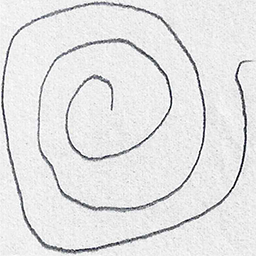
#> input picture training/healthy/V01HE02.png, 256 x 256 px; its folder holds only this picture in this run
$ jupyter execute --allow-errors smartbridge.ipynb
#> lines starting #> are read from the running program, lines starting #| are printed output that depends on the picture; after the words box and inside, x2 and y2 are one past the last pixel; in counts of white or black regions, pixels touching at a corner belong together
[cell 1]
from sklearn.ensemble import RandomForestClassifier
from sklearn.preprocessing import LabelEncoder
from sklearn.metrics import confusion_matrix
from skimage import feature
from imutils import build_montages
from imutils import paths
import numpy as np
import cv2
import os
import pickle #importing the pickle file

def quantify_image(image):
    features = feature.hog(image, orientations=9, pixels_per_cell=(10, 10), cells_per_block=(2, 2), transform_sqrt=2, block_norm="L1")
    return features

# Function to load split data
def load_split(path):

    imagePaths = list(paths.list_images(path))

    # Initialize lists to store images and labels
    data = []
    labels = []

    # Iterate over the image paths
    for imagePath in imagePaths:
        label = imagePath.split(os.path.sep)[-2]

        image = cv2.imread(imagePath)
        image = cv2.cvtColor(image, cv2.COLOR_BGR2GRAY)
        image = cv2.resize(image, (200, 200))
        image = cv2.threshold(image, 0, 255, cv2.THRESH_BINARY_INV | cv2.THRESH_OTSU)[1]

        features = quantify_image(image)
        data.append(features)
        labels.append(label)

    # Return the loaded data as NumPy arrays
    return np.array(data), np.array(labels)

# Path to the training and testing directories
trainingPath = 'E:/parkinson-main/spiral/training'
testingPath = 'E:/parkinson-main/spiral/training'

print("[INFO] Loading data...")
X_train, y_train = load_split(trainingPath)
#> in load_split, image is the input picture: shape (256, 256, 3); mean B, G, R 228, 227.5, 227.5
#> in load_split, `image = cv2.resize(image, (200, 200))`:
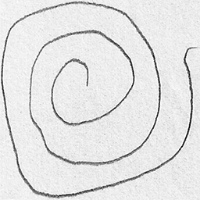
#> image: shape (200, 200); min 10, max 255, mean 227.5
#> in load_split, `image = cv2.threshold(image, 0, 255, cv2.THRESH_BINARY_INV | cv2.THRES..`:
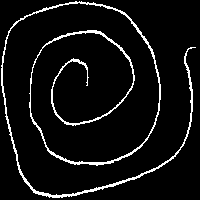
#> image: shape (200, 200); 6.6% white in thin lines or dots
#> in quantify_image, `features = feature.hog(image, orientations=9, pixels_per_cell=(10, 10)..`: features = 12996 values, max 1 at index 7080, min 0 at index 0, mean 0.0225
#> pass 2 of the loop in load_split, `for imagePath in imagePaths:`:
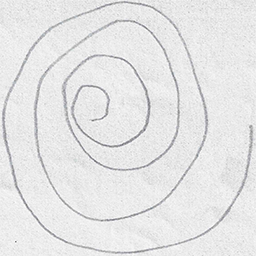
#> input picture training/parkinson/V01PE02.png, 256 x 256 px
#> in load_split, image is the input picture: shape (256, 256, 3); mean B, G, R 229.7, 229.4, 229.4
#> in load_split, `image = cv2.threshold(image, 0, 255, cv2.THRESH_BINARY_INV | cv2.THRES..`:
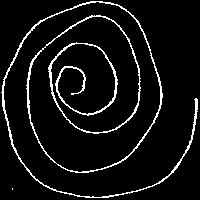
#> image: shape (200, 200); 6.7% white in thin lines or dots
#> in load_split, `features = quantify_image(image)`: features = 12996 values, max 1 at index 6282, min 0 at index 0, mean 0.0233
X_test, y_test = load_split(testingPath)
#> pass 2 of the loop in load_split, `for imagePath in imagePaths:`:

le = LabelEncoder()
y_train = le.fit_transform(y_train)
#> y_train = [0, 1]
y_test = le.fit_transform(y_test)
#> y_test = [0, 1]
print(X_train.shape, y_train.shape)
#| (2, 12996) (2,)

# Create a RandomForestClassifier and fit the training data
#clf = RandomForestClassifier()
#clf.fit(X_train, y_train)

[cell 2]
print (" [INFO] training model")
model = RandomForestClassifier(n_estimators=100)
model.fit (X_train,y_train)

testingPaths = list(paths.list_images (testingPath))

idxs = np.arange(0, len (testingPaths))
#> (the rest of this cell did not finish here and is left out)

[cell 3]
predictions = model.predict(X_test)
#> predictions = [0, 1]
cm = confusion_matrix(y_test,predictions).flatten()
#> cm = [1, 0, 0, 1]
print(cm)
#| [1 0 0 1]
(tn, fp, fn, tp) = cm
#> tn = 1; fp = 0; fn = 0; tp = 1
accuracy = (tp + tn) / float(cm.sum())
#> accuracy = 1
print(accuracy)
#| 1.0

model_path = 'E:/parkinson-main/spiral/model.pkl'

# Save the model using pickle
with open(model_path, 'wb') as file:
    pickle.dump(model, file)

[cell 4]
import os
from skimage import feature

# Function to quantify the image using histogram-based features
def quantify_image(image):
    # Compute histogram of oriented gradients (HOG) features
    features = feature.hog(image, orientations=9, pixels_per_cell=(8, 8), cells_per_block=(2, 2))
    return features

# Path to the training and testing directories
trainingPath = 'E:/parkinson-main/spiral/training'
testingPath = 'E:/parkinson-main/spiral/testing'

# Get the list of image paths in the training directory
trainingImagePaths = list(paths.list_images(trainingPath))

# Initialize lists to store images and labels
data = []
labels = []

# Iterate over the training image paths
for imagePath in trainingImagePaths:
    # Load the image, convert it to grayscale, and resize it
    image = cv2.imread(imagePath)
    image = cv2.cvtColor(image, cv2.COLOR_BGR2GRAY)
    image = cv2.resize(image, (200, 200))

    # Quantify the image
    features = quantify_image(image)

    # Extract the label from the file name
    label = imagePath.split(os.path.sep)[-2]

    # Append the features and label to the lists
    data.append(features)
    labels.append(label)
#> pass 2 of the loop `for imagePath in trainingImagePaths:`:

[cell 5]
images = []

for i in idxs:
    # Load the testing image, clone it, and resize it
    image = cv2.imread(testingPaths[i])
    output = image.copy()
    output = cv2.resize(output, (128, 128))
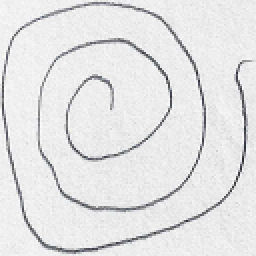
#> output: shape (128, 128, 3) (shown 2 times larger); mean B, G, R 228.1, 227.6, 227.6

    # Pre-process the image
    image_gray = cv2.cvtColor(image, cv2.COLOR_BGR2GRAY)
    image_gray = cv2.resize(image_gray, (200, 200))
    _, image_thresh = cv2.threshold(image_gray, 0, 255, cv2.THRESH_BINARY_INV | cv2.THRESH_OTSU)

    # Append the processed image to the list
    images.append(output)

    # Extract the label from the file name
    label = testingPaths[i].split(os.path.sep)[-2]

    # Draw the colored class label on the output image
    color = (0, 255, 0)  # Green color for "healthy" label
    if label != "healthy":
        color = (0, 0, 255)  # Red color for non-healthy labels

    cv2.putText(output, label, (3, 20), cv2.FONT_HERSHEY_SIMPLEX, 0.5, color, 2)
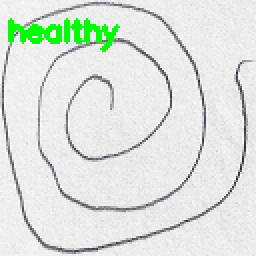
#> output: shape (128, 128, 3) (shown 2 times larger); 2.51% of pixels changed, all inside (x1, y1, x2, y2) = (4, 9, 60, 26)
#> pass 2 of the loop `for i in idxs:`:
#> `cv2.putText(output, label, (3, 20), cv2.FONT_HERSHEY_SIMPLEX, 0.5, col..`:
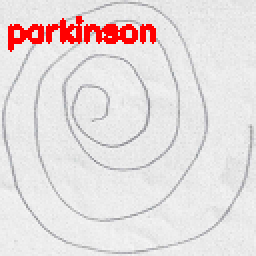
#> output: shape (128, 128, 3) (shown 2 times larger); mean B, G, R 222.4, 222.1, 230.4

# Create a montage using 128×128 "tiles" with 5 rows and 5 columns
montage = build_montages(images, (128, 128), (5, 5))[0]
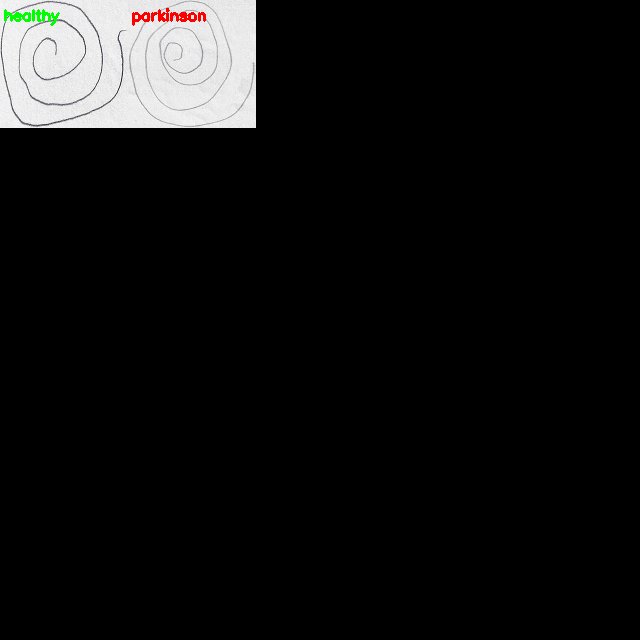
#> montage: shape (640, 640, 3); mean of channels 0, 1, 2 17.8, 18, 18.1; drawn as B, G, R

# Show the output montage
cv2.imshow("Output", montage)
cv2.waitKey(0)

[cell 6]

    # make predictions on the testing data
predictions=model.predict(X_test)
print(predictions)
#| [0 1]

[cell 7]
# compute the confusion matrix and and use it to derive the raw
# accuracy
from sklearn.metrics import confusion_matrix
cm = confusion_matrix(y_test,predictions).flatten()
print(cm)
#| [1 0 0 1]
(tn, fp, fn, tp) = cm
accuracy = (tp + tn) / float(cm.sum())
print(accuracy)
#| 1.0
